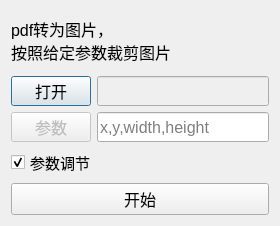
<?xml version="1.0" encoding="UTF-8"?>
<ui version="4.0">
 <class>PdfImgCrop</class>
 <widget class="QDialog" name="PdfImgCrop">
  <property name="geometry">
   <rect>
    <x>0</x>
    <y>0</y>
    <width>280</width>
    <height>226</height>
   </rect>
  </property>
  <property name="windowTitle">
   <string>图片裁剪</string>
  </property>
  <layout class="QGridLayout" name="gridLayout">
   <item row="0" column="0">
    <widget class="QLabel" name="label">
     <property name="font">
      <font>
       <pointsize>12</pointsize>
      </font>
     </property>
     <property name="text">
      <string>pdf转为图片，
按照给定参数裁剪图片</string>
     </property>
    </widget>
   </item>
   <item row="1" column="0">
    <layout class="QHBoxLayout" name="horizontalLayout">
     <item>
      <widget class="QPushButton" name="btnOpen">
       <property name="minimumSize">
        <size>
         <width>0</width>
         <height>30</height>
        </size>
       </property>
       <property name="font">
        <font>
         <pointsize>12</pointsize>
        </font>
       </property>
       <property name="text">
        <string>打开</string>
       </property>
      </widget>
     </item>
     <item>
      <widget class="QLineEdit" name="lineEditFilePath">
       <property name="enabled">
        <bool>false</bool>
       </property>
       <property name="minimumSize">
        <size>
         <width>0</width>
         <height>30</height>
        </size>
       </property>
       <property name="font">
        <font>
         <pointsize>12</pointsize>
        </font>
       </property>
      </widget>
     </item>
    </layout>
   </item>
   <item row="2" column="0">
    <layout class="QHBoxLayout" name="horizontalLayout_2">
     <item>
      <widget class="QPushButton" name="btnParam">
       <property name="enabled">
        <bool>false</bool>
       </property>
       <property name="minimumSize">
        <size>
         <width>0</width>
         <height>30</height>
        </size>
       </property>
       <property name="font">
        <font>
         <pointsize>12</pointsize>
        </font>
       </property>
       <property name="text">
        <string>参数</string>
       </property>
      </widget>
     </item>
     <item>
      <widget class="QLineEdit" name="lineEditParam">
       <property name="enabled">
        <bool>true</bool>
       </property>
       <property name="minimumSize">
        <size>
         <width>0</width>
         <height>30</height>
        </size>
       </property>
       <property name="font">
        <font>
         <pointsize>12</pointsize>
        </font>
       </property>
       <property name="inputMask">
        <string/>
       </property>
       <property name="placeholderText">
        <string>x,y,width,height</string>
       </property>
      </widget>
     </item>
    </layout>
   </item>
   <item row="3" column="0">
    <widget class="QCheckBox" name="checkParamsAdjust">
     <property name="font">
      <font>
       <pointsize>11</pointsize>
      </font>
     </property>
     <property name="text">
      <string>参数调节</string>
     </property>
     <property name="checked">
      <bool>true</bool>
     </property>
    </widget>
   </item>
   <item row="4" column="0">
    <widget class="QPushButton" name="btnProcess">
     <property name="minimumSize">
      <size>
       <width>0</width>
       <height>30</height>
      </size>
     </property>
     <property name="font">
      <font>
       <pointsize>12</pointsize>
      </font>
     </property>
     <property name="text">
      <string>开始</string>
     </property>
    </widget>
   </item>
  </layout>
 </widget>
 <resources/>
 <connections/>
</ui>
